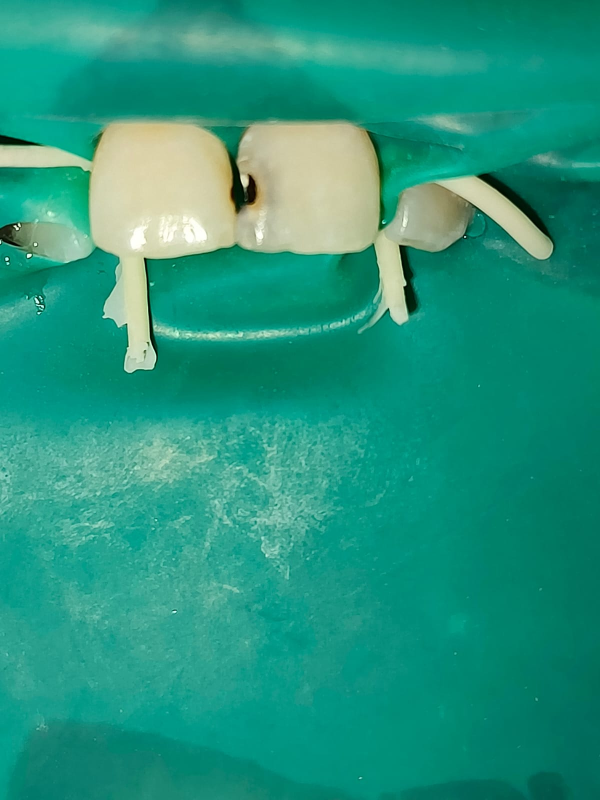
#> input picture data/icdas/excluded/5/5 t.jpeg, 1200 x 1600 px (shown at 1/2 size)
$ python -i preprocessing.py   (imports and definitions only)
#> lines starting #> are read from the running program, lines starting #| are printed output that depends on the picture
#> further down, picture is the input picture: shape (1600, 1200, 3); mean B, G, R 126.3, 149.9, 36.1
"""
Image preprocessing for intraoral dental photos.

Pipeline:
1. Validate uploaded image
2. Convert to BGR uint8
3. Detect mouth ROI
4. Crop ROI safely
5. Reduce specular reflections
6. Apply CLAHE
7. Color normalization
8. Resize using PIL
9. Convert BGR -> RGB
10. Keep RGB float32 in [0, 255] for MobileNetV3
"""

from __future__ import annotations

from typing import Optional, Tuple

import cv2
import numpy as np
from PIL import Image


# ============================================================
# IMAGE VALIDATION
# ============================================================

def ensure_bgr_uint8(image: np.ndarray) -> np.ndarray:
    """
    Convert an image into a valid OpenCV BGR uint8 image.

    Expected final shape:
        (height, width, 3)

    Expected dtype:
        uint8
    """

    if image is None:
        raise ValueError("Image is None.")

    image = np.asarray(image)

    if image.size == 0:
        raise ValueError("Image is empty.")

    # --------------------------------------------------------
    # Grayscale -> BGR
    # --------------------------------------------------------

    if image.ndim == 2:

        image = cv2.cvtColor(
            image,
            cv2.COLOR_GRAY2BGR,
        )

    # --------------------------------------------------------
    # RGBA/BGRA -> BGR
    # --------------------------------------------------------

    elif image.ndim == 3 and image.shape[2] == 4:

        image = cv2.cvtColor(
            image,
            cv2.COLOR_BGRA2BGR,
        )

    # --------------------------------------------------------
    # Already BGR
    # --------------------------------------------------------

    elif image.ndim == 3 and image.shape[2] == 3:
        pass

    else:

        raise ValueError(
            f"Unsupported image shape: {image.shape}"
        )

    # --------------------------------------------------------
    # Convert dtype to uint8
    # --------------------------------------------------------

    if image.dtype != np.uint8:

        image = image.astype(np.float32)

        # If image is normalized [0,1]
        if image.size > 0 and image.max() <= 1.0:
            image = image * 255.0

        image = np.clip(
            image,
            0,
            255,
        ).astype(np.uint8)

    # --------------------------------------------------------
    # Make memory contiguous
    # --------------------------------------------------------

    image = np.ascontiguousarray(
        image,
        dtype=np.uint8,
    )

    # --------------------------------------------------------
    # Validate dimensions
    # --------------------------------------------------------

    height, width = image.shape[:2]
#> height = 1600; width = 1200

    if height <= 0 or width <= 0:

        raise ValueError(
            f"Invalid image dimensions: {image.shape}"
        )

    return image


# ============================================================
# SAFE PIL RESIZE
# ============================================================

def resize_image(
    image: np.ndarray,
    target_size: int,
) -> np.ndarray:
    """
    Resize image using PIL.

    PIL is intentionally used here instead of cv2.resize()
    because the OpenCV build currently installed on the
    machine is throwing:

        cv2.resize()
        (-215:Assertion failed)
        func != 0
    """
#> called with target_size = 224

    if target_size <= 0:
        raise ValueError(
            "target_size must be greater than 0."
        )

    image = ensure_bgr_uint8(image)

    try:

        # BGR -> RGB
        rgb = cv2.cvtColor(
            image,
            cv2.COLOR_BGR2RGB,
        )

    except cv2.error as e:

        raise ValueError(
            f"Could not convert BGR image to RGB: {e}"
        )

    try:

        pil_image = Image.fromarray(
            rgb,
            mode="RGB",
        )

        pil_image = pil_image.resize(
            (
                int(target_size),
                int(target_size),
            ),
            Image.Resampling.LANCZOS,
        )
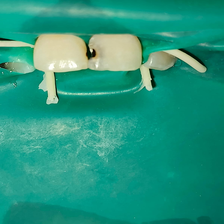
#> pil_image: PIL image 224x224 RGB; mean R, G, B 36.1, 149.9, 126.3

        rgb_resized = np.asarray(
            pil_image,
            dtype=np.uint8,
        )

    except Exception as e:

        raise ValueError(
            f"PIL image resize failed: {e}"
        )

    # --------------------------------------------------------
    # RGB -> BGR
    # --------------------------------------------------------

    try:

        bgr_resized = cv2.cvtColor(
            rgb_resized,
            cv2.COLOR_RGB2BGR,
        )

    except cv2.error as e:

        raise ValueError(
            f"Could not convert resized image to BGR: {e}"
        )

    return np.ascontiguousarray(
        bgr_resized,
        dtype=np.uint8,
    )


# ============================================================
# MOUTH ROI DETECTION
# ============================================================

# [412 lines left out: functions detect_mouth_roi, crop_mouth, apply_clahe, reduce_specular_reflection, color_normalize, not called in this run]


# ============================================================
# COMPLETE PREPROCESSING PIPELINE
# ============================================================

def preprocess_image(
    image: np.ndarray,
    target_size: int = 224,
    use_roi: bool = False,
    use_clahe: bool = False,
    use_specular: bool = False,
    color_norm: bool = False,
) -> np.ndarray:
    """
    Complete preprocessing pipeline.

    Input:
        BGR uint8 NumPy image.

    Output:
        RGB float32 image in [0, 255].

    This matches Keras MobileNetV3Small with
    include_preprocessing=True (ImageNet).

    Output shape:
        (target_size, target_size, 3)
    """

    # --------------------------------------------------------
    # 1. Validate original image
    # --------------------------------------------------------

    image = ensure_bgr_uint8(
        image
    )

    # --------------------------------------------------------
    # 2. ROI
    # --------------------------------------------------------

    if use_roi:

        cropped = crop_mouth(
            image
        )

        if (
            cropped is not None
            and cropped.size > 0
            and cropped.shape[0] > 0
            and cropped.shape[1] > 0
        ):

            image = cropped

    # --------------------------------------------------------
    # 3. Specular reflection
    # --------------------------------------------------------

    if use_specular:

        image = reduce_specular_reflection(
            image
        )

    # --------------------------------------------------------
    # 4. CLAHE
    # --------------------------------------------------------

    if use_clahe:

        image = apply_clahe(
            image
        )

    # --------------------------------------------------------
    # 5. Color normalization
    # --------------------------------------------------------

    if color_norm:

        image = color_normalize(
            image
        )

    # --------------------------------------------------------
    # 6. Validate before resize
    # --------------------------------------------------------

    image = ensure_bgr_uint8(
        image
    )

    # --------------------------------------------------------
    # 7. Resize
    #
    # IMPORTANT:
    # We DO NOT use cv2.resize here.
    # PIL performs the resize.
    # --------------------------------------------------------

    image = resize_image(
        image,
        target_size,
    )

    # --------------------------------------------------------
    # 8. BGR -> RGB
    # --------------------------------------------------------

    image = cv2.cvtColor(
        image,
        cv2.COLOR_BGR2RGB,
    )

    # --------------------------------------------------------
    # 9. RGB float32 in [0, 255]
    #
    # Do NOT divide by 255. MobileNetV3 built-in
    # preprocessing expects this range.
    # --------------------------------------------------------

    image = image.astype(
        np.float32
    )

    image = np.clip(
        image,
        0.0,
        255.0,
    )

    # --------------------------------------------------------
    # 10. Final contiguous array
    # --------------------------------------------------------

    image = np.ascontiguousarray(
        image,
        dtype=np.float32,
    )

    # --------------------------------------------------------
    # Final validation
    # --------------------------------------------------------

    expected_shape = (
        int(target_size),
        int(target_size),
        3,
    )

    if image.shape != expected_shape:

        raise ValueError(
            f"Unexpected preprocessed image shape: "
            f"{image.shape}. "
            f"Expected: {expected_shape}"
        )

    return image


# ============================================================
# PREPROCESS IMAGE FROM PATH
# ============================================================

# [23 lines left out: function preprocess_from_path, not called in this run]

>>> import cv2
>>> picture = cv2.imread('../../data/icdas/excluded/5/5 t.jpeg')
>>> result = preprocess_image(picture)

$ run again, on data/icdas/excluded/5/dental_15.jpg.jpeg
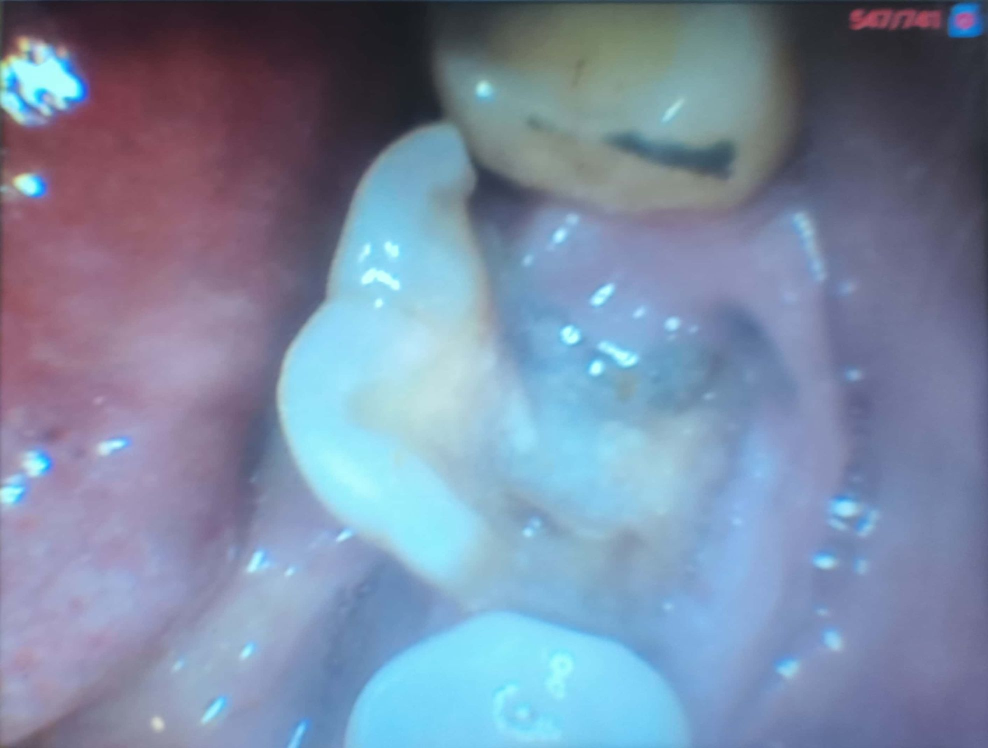
#> input picture data/icdas/excluded/5/dental_15.jpg.jpeg, 1976 x 1496 px (shown at 1/2 size)
#> picture is the input picture: shape (1496, 1976, 3); mean B, G, R 163, 138.1, 122.3
#> in resize_image, `pil_image = pil_image.resize( ( int(target_size), int(target_size), ),..`:
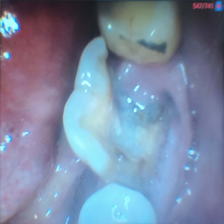
#> pil_image: PIL image 224x224 RGB; mean R, G, B 122.3, 138.1, 163

$ run again, on data/icdas/excluded/5/dental_27.jpg.jpeg
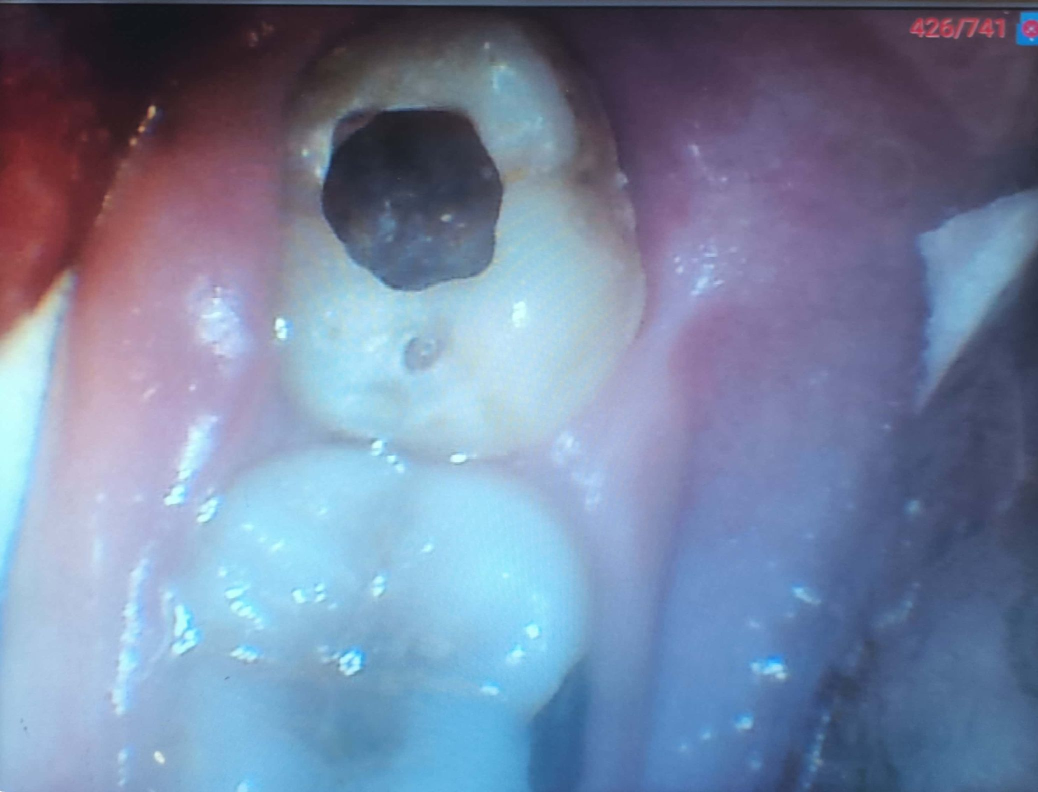
#> input picture data/icdas/excluded/5/dental_27.jpg.jpeg, 2076 x 1584 px (shown at 1/2 size)
#> picture is the input picture: shape (1584, 2076, 3); mean B, G, R 159.7, 131.3, 116.9
#> in resize_image, `pil_image = pil_image.resize( ( int(target_size), int(target_size), ),..`:
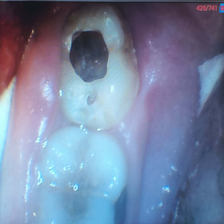
#> pil_image: PIL image 224x224 RGB; mean R, G, B 116.9, 131.4, 159.7

$ run again, on data/icdas/excluded/5/dental_7.jpg.jpeg
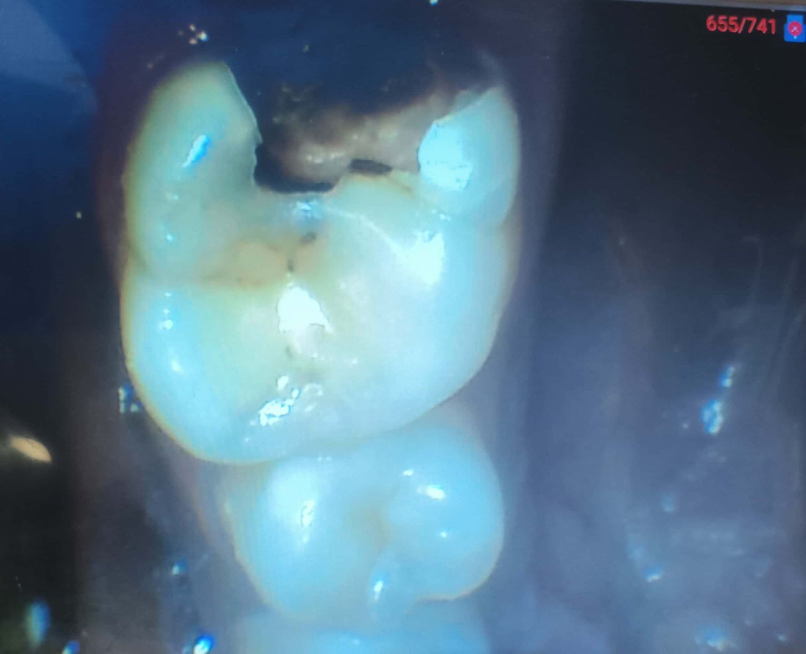
#> input picture data/icdas/excluded/5/dental_7.jpg.jpeg, 1612 x 1308 px (shown at 1/2 size)
#> picture is the input picture: shape (1308, 1612, 3); mean B, G, R 136.6, 116.9, 86.6
#> in resize_image, `pil_image = pil_image.resize( ( int(target_size), int(target_size), ),..`:
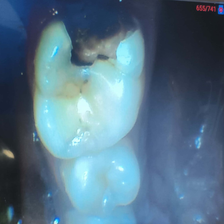
#> pil_image: PIL image 224x224 RGB; mean R, G, B 86.6, 116.9, 136.6
